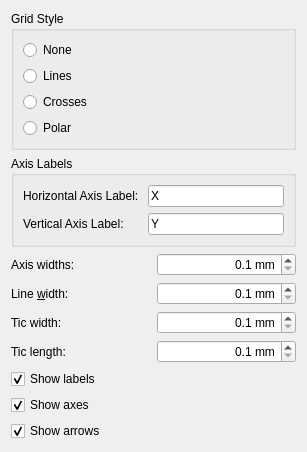
<?xml version="1.0" encoding="UTF-8"?>
<ui version="4.0">
 <class>SettingsPageDiagram</class>
 <widget class="QWidget" name="SettingsPageDiagram">
  <property name="geometry">
   <rect>
    <x>0</x>
    <y>0</y>
    <width>307</width>
    <height>435</height>
   </rect>
  </property>
  <property name="windowTitle">
   <string>Diagram</string>
  </property>
  <layout class="QGridLayout" name="gridLayout_2">
   <item row="0" column="0" colspan="2">
    <widget class="KButtonGroup" name="kcfg_GridStyle">
     <property name="title">
      <string>Grid Style</string>
     </property>
     <layout class="QVBoxLayout">
      <property name="spacing">
       <number>6</number>
      </property>
      <property name="margin">
       <number>9</number>
      </property>
      <item>
       <widget class="QRadioButton" name="radioButton11">
        <property name="whatsThis">
         <string>No Grid will be plotted.</string>
        </property>
        <property name="text">
         <string>None</string>
        </property>
       </widget>
      </item>
      <item>
       <widget class="QRadioButton" name="radioButton12">
        <property name="whatsThis">
         <string>A line for every tic.</string>
        </property>
        <property name="text">
         <string>Lines</string>
        </property>
       </widget>
      </item>
      <item>
       <widget class="QRadioButton" name="radioButton13">
        <property name="whatsThis">
         <string>Only little crosses in the plot area.</string>
        </property>
        <property name="text">
         <string>Crosses</string>
        </property>
       </widget>
      </item>
      <item>
       <widget class="QRadioButton" name="radioButton14">
        <property name="whatsThis">
         <string>Circles around the Origin.</string>
        </property>
        <property name="text">
         <string>Polar</string>
        </property>
       </widget>
      </item>
     </layout>
    </widget>
   </item>
   <item row="1" column="0" colspan="2">
    <widget class="QGroupBox" name="groupBox">
     <property name="title">
      <string>Axis Labels</string>
     </property>
     <layout class="QGridLayout" name="gridLayout">
      <item row="0" column="0">
       <widget class="QLabel" name="label">
        <property name="text">
         <string>Horizontal Axis Label: </string>
        </property>
       </widget>
      </item>
      <item row="0" column="1">
       <widget class="QLineEdit" name="kcfg_LabelHorizontalAxis">
        <property name="text">
         <string>X</string>
        </property>
       </widget>
      </item>
      <item row="1" column="0">
       <widget class="QLabel" name="label_2">
        <property name="text">
         <string>Vertical Axis Label:</string>
        </property>
       </widget>
      </item>
      <item row="1" column="1">
       <widget class="QLineEdit" name="kcfg_LabelVerticalAxis">
        <property name="text">
         <string>Y</string>
        </property>
       </widget>
      </item>
     </layout>
    </widget>
   </item>
   <item row="2" column="0">
    <widget class="QLabel" name="textLabel7">
     <property name="text">
      <string>Axis widths:</string>
     </property>
     <property name="buddy">
      <cstring>kcfg_AxesLineWidth</cstring>
     </property>
    </widget>
   </item>
   <item row="2" column="1">
    <widget class="QDoubleSpinBox" name="kcfg_AxesLineWidth">
     <property name="alignment">
      <set>Qt::AlignRight</set>
     </property>
     <property name="suffix">
      <string> mm</string>
     </property>
     <property name="decimals">
      <number>1</number>
     </property>
     <property name="minimum">
      <double>0.100000000000000</double>
     </property>
     <property name="singleStep">
      <double>0.100000000000000</double>
     </property>
    </widget>
   </item>
   <item row="3" column="0">
    <widget class="QLabel" name="textLabel5">
     <property name="text">
      <string>Line &amp;width:</string>
     </property>
     <property name="buddy">
      <cstring>kcfg_GridLineWidth</cstring>
     </property>
    </widget>
   </item>
   <item row="3" column="1">
    <widget class="QDoubleSpinBox" name="kcfg_GridLineWidth">
     <property name="alignment">
      <set>Qt::AlignRight</set>
     </property>
     <property name="suffix">
      <string> mm</string>
     </property>
     <property name="decimals">
      <number>1</number>
     </property>
     <property name="minimum">
      <double>0.100000000000000</double>
     </property>
     <property name="singleStep">
      <double>0.100000000000000</double>
     </property>
    </widget>
   </item>
   <item row="4" column="0">
    <widget class="QLabel" name="textLabel9">
     <property name="text">
      <string>Tic width:</string>
     </property>
     <property name="buddy">
      <cstring>kcfg_TicWidth</cstring>
     </property>
    </widget>
   </item>
   <item row="4" column="1">
    <widget class="QDoubleSpinBox" name="kcfg_TicWidth">
     <property name="alignment">
      <set>Qt::AlignRight</set>
     </property>
     <property name="suffix">
      <string> mm</string>
     </property>
     <property name="decimals">
      <number>1</number>
     </property>
     <property name="minimum">
      <double>0.100000000000000</double>
     </property>
     <property name="singleStep">
      <double>0.100000000000000</double>
     </property>
    </widget>
   </item>
   <item row="5" column="0">
    <widget class="QLabel" name="textLabel8_4">
     <property name="text">
      <string>Tic length:</string>
     </property>
     <property name="buddy">
      <cstring>kcfg_TicLength</cstring>
     </property>
    </widget>
   </item>
   <item row="5" column="1">
    <widget class="QDoubleSpinBox" name="kcfg_TicLength">
     <property name="alignment">
      <set>Qt::AlignRight</set>
     </property>
     <property name="suffix">
      <string> mm</string>
     </property>
     <property name="decimals">
      <number>1</number>
     </property>
     <property name="minimum">
      <double>0.100000000000000</double>
     </property>
     <property name="singleStep">
      <double>0.100000000000000</double>
     </property>
    </widget>
   </item>
   <item row="6" column="0">
    <widget class="QCheckBox" name="kcfg_ShowLabel">
     <property name="toolTip">
      <string>visible tic labels</string>
     </property>
     <property name="whatsThis">
      <string>Check this if the axes' tics should be labeled.</string>
     </property>
     <property name="text">
      <string>Show labels</string>
     </property>
     <property name="checked">
      <bool>true</bool>
     </property>
    </widget>
   </item>
   <item row="7" column="0">
    <widget class="QCheckBox" name="kcfg_ShowAxes">
     <property name="toolTip">
      <string>visible axes</string>
     </property>
     <property name="whatsThis">
      <string>Check this if the axes should be visible.</string>
     </property>
     <property name="text">
      <string>Show axes</string>
     </property>
     <property name="checked">
      <bool>true</bool>
     </property>
    </widget>
   </item>
   <item row="8" column="0">
    <widget class="QCheckBox" name="kcfg_ShowArrows">
     <property name="toolTip">
      <string>visible arrows at the end of the axes</string>
     </property>
     <property name="whatsThis">
      <string>Check this if the axes should have arrows at their ends.</string>
     </property>
     <property name="text">
      <string>Show arrows</string>
     </property>
     <property name="checked">
      <bool>true</bool>
     </property>
    </widget>
   </item>
   <item row="9" column="0">
    <spacer>
     <property name="orientation">
      <enum>Qt::Vertical</enum>
     </property>
     <property name="sizeHint" stdset="0">
      <size>
       <width>20</width>
       <height>40</height>
      </size>
     </property>
    </spacer>
   </item>
  </layout>
 </widget>
 <customwidgets>
  <customwidget>
   <class>KButtonGroup</class>
   <extends>QGroupBox</extends>
   <header>kbuttongroup.h</header>
   <container>1</container>
  </customwidget>
 </customwidgets>
 <resources/>
 <connections/>
</ui>
